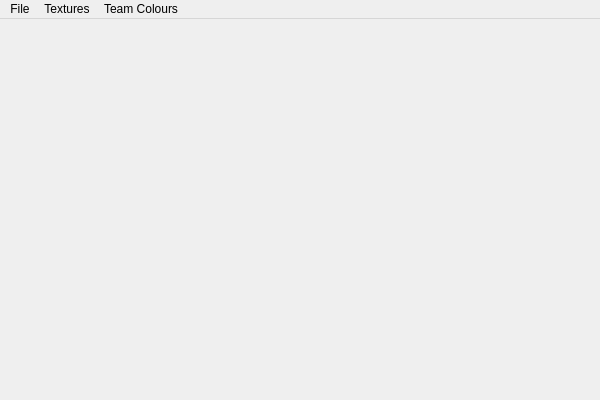
<?xml version="1.0" encoding="UTF-8"?>
<ui version="4.0">
 <class>MainWindow</class>
 <widget class="QMainWindow" name="MainWindow">
  <property name="geometry">
   <rect>
    <x>0</x>
    <y>0</y>
    <width>600</width>
    <height>400</height>
   </rect>
  </property>
  <property name="font">
   <font>
    <stylestrategy>PreferDefault</stylestrategy>
    <kerning>true</kerning>
   </font>
  </property>
  <property name="windowTitle">
   <string>WMIT</string>
  </property>
  <property name="autoFillBackground">
   <bool>false</bool>
  </property>
  <property name="animated">
   <bool>true</bool>
  </property>
  <property name="dockOptions">
   <set>QMainWindow::AllowTabbedDocks|QMainWindow::AnimatedDocks</set>
  </property>
  <widget class="QtGLView" name="centralWidget"/>
  <widget class="QMenuBar" name="menuBar">
   <property name="geometry">
    <rect>
     <x>0</x>
     <y>0</y>
     <width>600</width>
     <height>23</height>
    </rect>
   </property>
   <property name="defaultUp">
    <bool>false</bool>
   </property>
   <widget class="QMenu" name="menuFile">
    <property name="title">
     <string>File</string>
    </property>
    <addaction name="actionOpen"/>
    <addaction name="separator"/>
    <addaction name="actionSave"/>
    <addaction name="actionSave_As"/>
    <addaction name="separator"/>
    <addaction name="actionExit"/>
   </widget>
   <widget class="QMenu" name="menuTextures">
    <property name="title">
     <string>Textures</string>
    </property>
    <addaction name="actionTCMask"/>
    <addaction name="actionChoose_Texture"/>
   </widget>
   <widget class="QMenu" name="menuTeam_Colours">
    <property name="title">
     <string>Team Colours</string>
    </property>
    <addaction name="actionTexture_Frames"/>
    <addaction name="separator"/>
    <addaction name="actionCTCMask"/>
    <addaction name="separator"/>
    <addaction name="actionFixed_Pipeline"/>
    <addaction name="actionShaders"/>
   </widget>
   <addaction name="menuFile"/>
   <addaction name="menuTextures"/>
   <addaction name="menuTeam_Colours"/>
  </widget>
  <action name="actionTransformWidget">
   <property name="checkable">
    <bool>true</bool>
   </property>
   <property name="text">
    <string>Transform</string>
   </property>
  </action>
  <action name="actionExit">
   <property name="text">
    <string>Exit</string>
   </property>
  </action>
  <action name="actionOpen">
   <property name="text">
    <string>Open</string>
   </property>
  </action>
  <action name="actionUVEditor">
   <property name="checkable">
    <bool>true</bool>
   </property>
   <property name="text">
    <string>UVEditor</string>
   </property>
   <property name="toolTip">
    <string>UVEditor</string>
   </property>
  </action>
  <action name="actionTexture_Frames">
   <property name="checkable">
    <bool>true</bool>
   </property>
   <property name="checked">
    <bool>false</bool>
   </property>
   <property name="enabled">
    <bool>false</bool>
   </property>
   <property name="text">
    <string>Texture Frames</string>
   </property>
  </action>
  <action name="actionCTCMask">
   <property name="enabled">
    <bool>false</bool>
   </property>
   <property name="text">
    <string>TCMask</string>
   </property>
   <property name="toolTip">
    <string>TCMask</string>
   </property>
  </action>
  <action name="actionFixed_Pipeline">
   <property name="checkable">
    <bool>true</bool>
   </property>
   <property name="enabled">
    <bool>false</bool>
   </property>
   <property name="text">
    <string>Fixed Pipeline</string>
   </property>
  </action>
  <action name="actionShaders">
   <property name="checkable">
    <bool>true</bool>
   </property>
   <property name="enabled">
    <bool>false</bool>
   </property>
   <property name="text">
    <string>Shaders</string>
   </property>
  </action>
  <action name="actionTCMask">
   <property name="text">
    <string>Choose TCMask...</string>
   </property>
  </action>
  <action name="actionChoose_Texture">
   <property name="text">
    <string>Choose Texture...</string>
   </property>
  </action>
  <action name="actionConfig">
   <property name="text">
    <string>Config</string>
   </property>
   <property name="toolTip">
    <string>Config</string>
   </property>
  </action>
  <action name="actionSave_As">
   <property name="text">
    <string>Save As...</string>
   </property>
  </action>
  <action name="actionSave">
   <property name="enabled">
    <bool>false</bool>
   </property>
   <property name="text">
    <string>Save</string>
   </property>
  </action>
 </widget>
 <layoutdefault spacing="6" margin="11"/>
 <customwidgets>
  <customwidget>
   <class>QtGLView</class>
   <extends>QWidget</extends>
   <header>QtGLView.hpp</header>
  </customwidget>
 </customwidgets>
 <resources/>
 <connections>
  <connection>
   <sender>actionExit</sender>
   <signal>triggered()</signal>
   <receiver>MainWindow</receiver>
   <slot>close()</slot>
   <hints>
    <hint type="sourcelabel">
     <x>-1</x>
     <y>-1</y>
    </hint>
    <hint type="destinationlabel">
     <x>299</x>
     <y>199</y>
    </hint>
   </hints>
  </connection>
 </connections>
</ui>
